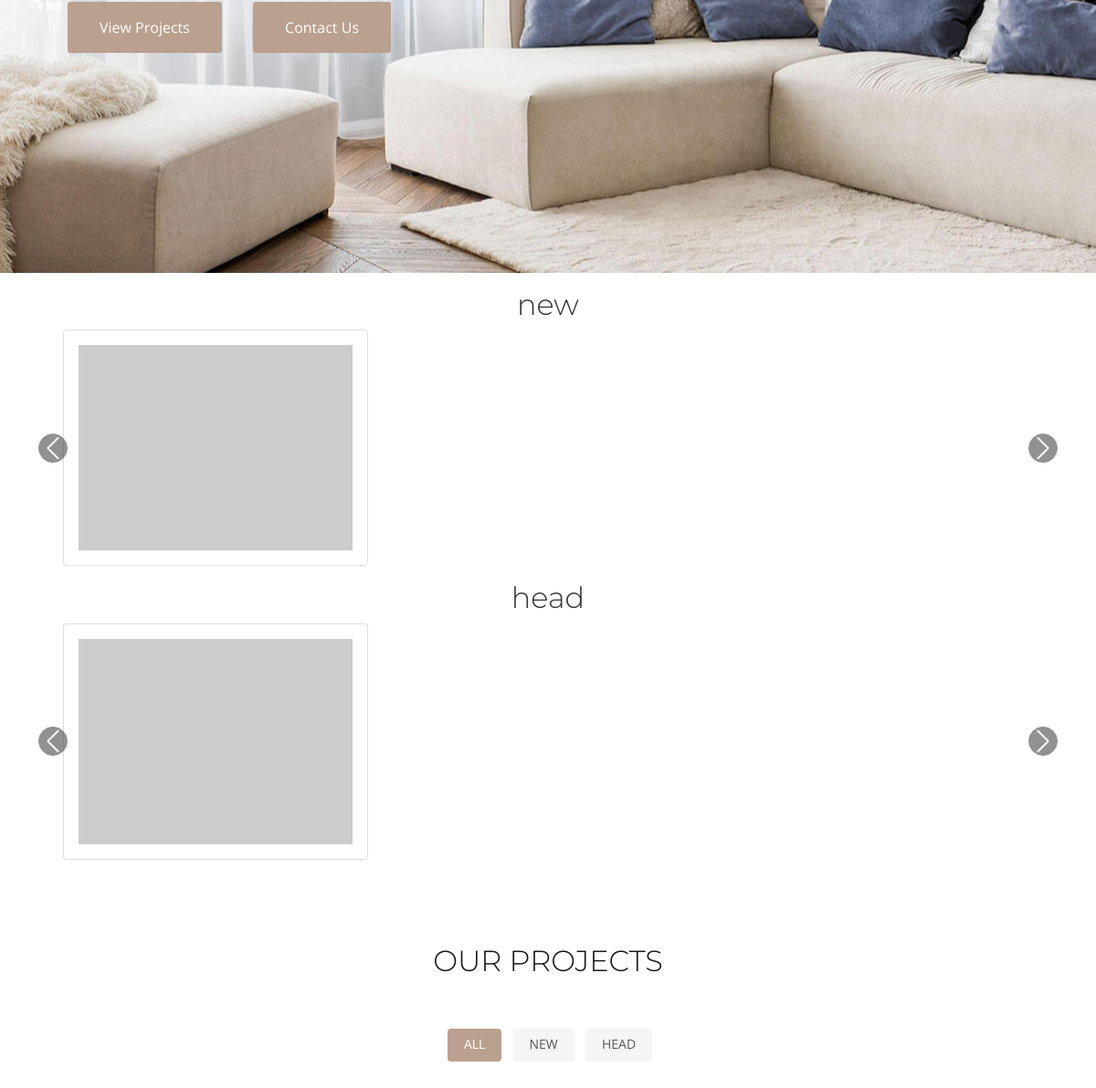
The app's page / (middle part), older data.
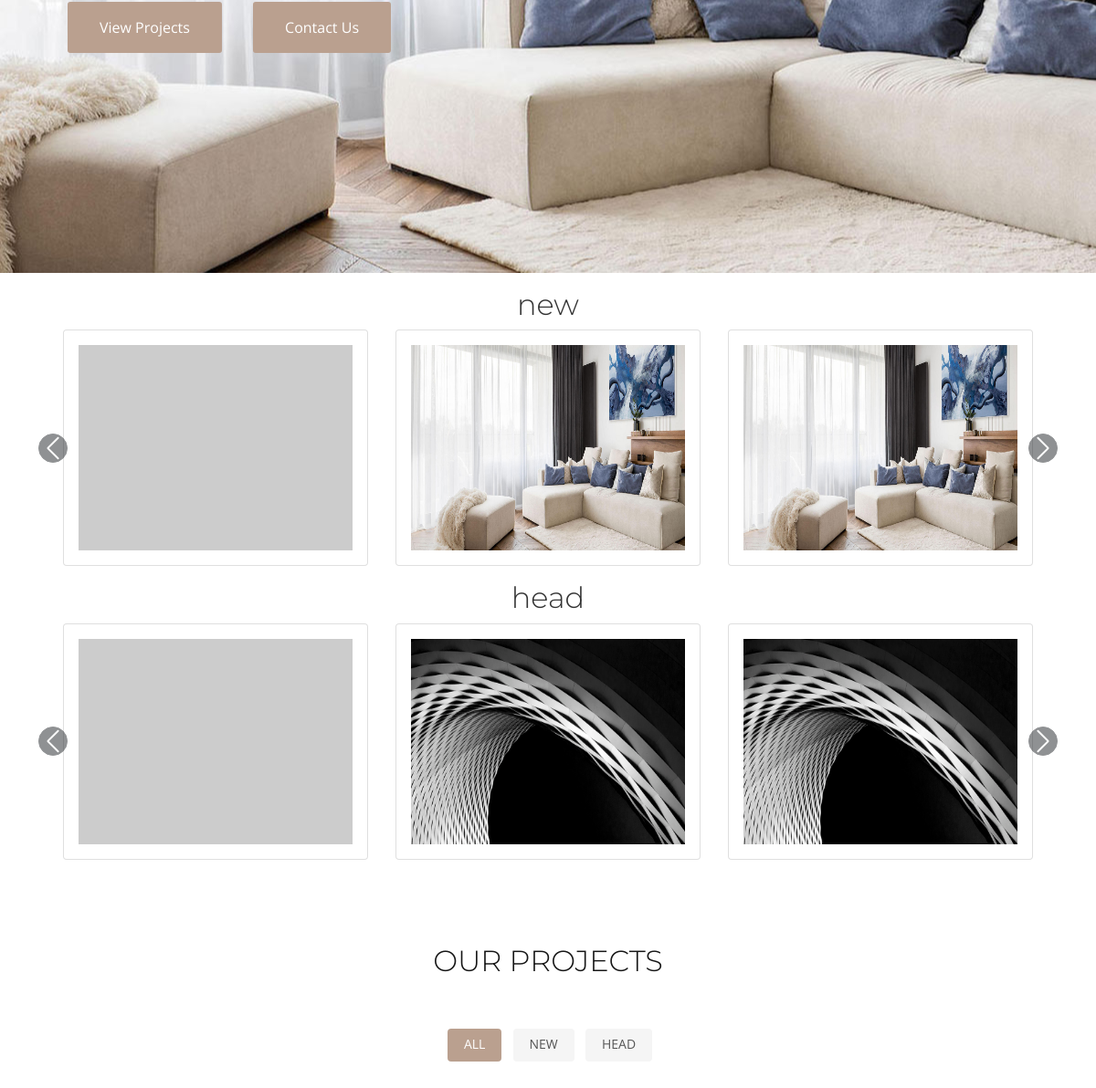
The same page, newer data.
### main/models.py (models this page shows, shortened)
class Header(models.Model):
    name            = models.CharField(max_length=20,verbose_name="name of header image")
    image           = models.ImageField(verbose_name="Header Image")
    header_title_1  = models.CharField(max_length=100,verbose_name="Title on Header Page",blank=True)
    header_title_2  = models.CharField(max_length=100,verbose_name=" Big Title on Header Page",blank=True)
    para            = models.CharField(max_length=300,verbose_name="Paragraph on Header Page",blank=True)
    date_created    = models.DateTimeField(auto_now_add=True)
    class Meta:
        ordering = ["-date_created"]

class Category(models.Model):
    name    = models.CharField(max_length=200)
    slug    = models.SlugField(null=True)
    parent  = models.ForeignKey('self',blank=True, null=True ,related_name='children',on_delete=models.CASCADE)
    class Meta:
        unique_together = ('slug', 'parent',)
        verbose_name_plural = "categories"

class Product(models.Model):
    name            = models.CharField(max_length=100,verbose_name="Name of Product")
    img             = models.ForeignKey(ProductImage,on_delete=models.CASCADE)
    disc            = RichTextField(verbose_name="Decription")
    category        = models.ForeignKey(Category,on_delete=models.CASCADE)
    date_created    = models.DateTimeField(auto_now_add=True)
    class Meta:
        ordering = ["-date_created"]

class ProductImage(models.Model):
    name            = models.CharField(max_length=20,verbose_name="name of image",blank=True)
    img             = models.ImageField(verbose_name="Product Image")
    date_created    = models.DateTimeField(auto_now_add=True)
    class Meta:
        ordering = ["-date_created"]

### main/views.py (the view)
# urls.py: path("",home,name="home"),
def home(request):
    context = {
        "headers":Header.objects.all()[:1],
        "categories":Category.objects.all(),
        "projects": Projects.objects.all(),
        "testimonials":Testimonial.objects.all(),
        "address":Address.objects.all()[:1],
        "product_first":Product.objects.all()[:1],
        "products":Product.objects.all()[1:]
    }
    return render(request,"index.html",context)

### templates/index.html (shortened to what this page needs)
{% extends "base.html" %}
{% block content %}
{% load static %}
<div class="main-content">
    {% for head_content in headers %}
    <div id="rs-banner" class="rs-banner style2"
        style="background-image: url({{head_content.image.url}}); background-position:center;">
        <div class="container">
            <div class="content-part">
                <ul class="btn-part mt-30">
                    <li><a class="readon view wow fadeInLeft" data-wow-delay="3000ms" data-wow-duration="4000ms"
                            href="#projects">View Projects</a></li>
                    <li><a class="readon view wow fadeInDown" data-wow-delay="2800ms" data-wow-duration="3500ms"
                            href="#contact">Contact Us</a></li>
                </ul>
            </div>
        </div>
    </div>
    {% endfor %}
    {% include 'slider_1.html' %}
    {% include 'projects.html' %}
    {% endblock content %}

### templates/base.html (shortened to what this page needs)
<!DOCTYPE html>
<html lang="zxx">
<head>
    {% include 'head.html' %}
</head>
<body class="defult-home">
    {% block content %}{% endblock content %}
</body>
</html>

### templates/head.html (shortened to what this page needs)
{% load static %}
<link rel="stylesheet" href="https://stackpath.bootstrapcdn.com/bootstrap/4.4.1/css/bootstrap.min.css">
<link rel="stylesheet" type="text/css" href="{% static 'css/css-font-awesome.min.css' %}">
<link rel="stylesheet" type="text/css" href="{% static 'css/fonts-flaticon.css' %}">
<link rel="stylesheet" type="text/css" href="{% static 'css/css-animate.css' %}">
<link rel="stylesheet" type="text/css" href="{% static 'css/css-owl.carousel.css' %}">
<link rel="stylesheet" type="text/css" href="{% static 'css/css-slick.css' %}">
<link rel="stylesheet" type="text/css" href="{% static 'css/css-off-canvas.css' %}">
<link rel="stylesheet" type="text/css" href="{% static 'css/css-magnific-popup.css' %}">
<link rel="stylesheet" href="{% static 'css/css-rsmenu-main.css' %}">
<link rel="stylesheet" type="text/css" href="{% static 'css/css-nivo-slider.css' %}">
<link rel="stylesheet" type="text/css" href="{% static 'css/css-preview.css' %}">
<link rel="stylesheet" type="text/css" href="{% static 'css/css-rs-spacing.css' %}">
<link rel="stylesheet" type="text/css" href="{% static 'css/archtek-style.css' %}">
<link rel="stylesheet" type="text/css" href="{% static 'css/css-responsive.css' %}">
<link href="{% static 'assets/vendor/aos/aos.css' %}" rel="stylesheet">
<link href="{% static 'assets/vendor/bootstrap/css/bootstrap.min.css' %}" rel="stylesheet">
<link href="{% static 'assets/vendor/bootstrap-icons/bootstrap-icons.css' %}" rel="stylesheet">
<link href="{% static 'assets/vendor/boxicons/css/boxicons.min.css' %}" rel="stylesheet">
<link href="{% static 'assets/vendor/glightbox/css/glightbox.min.css' %}" rel="stylesheet">
<link href="{% static 'assets/vendor/swiper/swiper-bundle.min.css' %}" rel="stylesheet">
<link href="{% static 'assets/css/style.css' %}" rel="stylesheet">

### templates/menu.html (shortened to what this page needs)
{% load static %}

### templates/canvas.html (shortened to what this page needs)
{% load static %}

### templates/slider_1.html (shortened to what this page needs)
{% for cat in  categories %}
    <div class="container text-center my-3">
        <h2 class="font-weight-light">{{cat.name}}</h2>
        <div class="row mx-auto my-auto">
            <div id="Carousel_{{cat.id}}" class="carousel slide w-100" data-ride="carousel">
                <div class="carousel-inner w-100" role="listbox">
                    <div class="carousel-item active">
                        <div class="col-md-4">
                            <div class="card card-body">
                                <img class="img-fluid" style="height: 225px;" src="https://i.picsum.photos/id/1068/7117/4090.jpg?hmac=Y6xHXrzHsNlbRTbhzZ53Yk-Ux9lUECBLbbP4wb5a1qY">
                            </div>
                        </div>
                    </div>
                    {% for prod in products %}
                    {% if prod.category.id == cat.id %}
                    <div class="carousel-item">
                        <div class="col-md-4">
                            <div class="card card-body">
                                <img class="img-fluid" style="height: 225px;" src="{{prod.img.img.url }}">
                            </div>
                        </div>
                    </div>
                    {% endif %}
                    {% endfor %}
                </div>
                <a class="carousel-control-prev w-auto" href="#Carousel_{{cat.id}}" role="button" data-slide="prev">
                    <span class="carousel-control-prev-icon bg-dark border border-dark rounded-circle" aria-hidden="true"></span>
                </a>
                <a class="carousel-control-next w-auto" href="#Carousel_{{cat.id}}" role="button" data-slide="next">
                    <span class="carousel-control-next-icon bg-dark border border-dark rounded-circle" aria-hidden="true"></span>
                </a>
            </div>
        </div>
    </div>
{% endfor %}

### templates/projects.html (shortened to what this page needs)
{%load static %}
<section id="projects" class="portfolio">
    <div class="container text-center my-3">
      <div class="section-title" data-aos="fade-up">
        <h2 class="font-weight-light">Our Projects</h2>
      </div>
      <div class="row" data-aos="fade-up" data-aos-delay="100">
        <div class="col-lg-12 d-flex justify-content-center">
          <ul id="portfolio-flters">
            <li data-filter="*" class="filter-active">All</li>
            {% for cat in categories %}
            <li data-filter=".filter-{{ cat.name }}">{{ cat.name }}</li>
            {% endfor %}
          </ul>
        </div>
      </div>
    </div>
  </section>

### templates/testimonial.html (shortened to what this page needs)
{% load static %}

### templates/scripts.html (shortened to what this page needs)
{% load static %}

### static/assets/css/style.css (style rules this page uses)
body { font-family: "Open Sans", sans-serif; color: #555555; }
a { text-decoration: none; color: #baa08f; }
h1, h2, h3, h4, h5, h6 { font-family: "Montserrat", sans-serif; }
section { padding: 60px 0; overflow: hidden; }
.section-title { text-align: center; padding-bottom: 40px; }
.section-title h2 { font-size: 32px; font-weight: bold; text-transform: uppercase; margin-bottom: 15px; padding-bottom: 0; color: #151515; }
.portfolio #portfolio-flters { padding: 0; margin: 0 auto 25px auto; list-style: none; text-align: center; }
.portfolio #portfolio-flters li { cursor: pointer; display: inline-block; padding: 10px 18px 12px 18px; font-size: 14px; font-weight: 400; line-height: 1; text-transform: uppercase; color: #555555; transition: all 0.3s ease-in-out; margin: 0 4px 10px 4px; background: whitesmoke; border-radius: 4px; }
.portfolio #portfolio-flters li:hover, .portfolio #portfolio-flters li.filter-active { background: #baa08f; color: #fff; }
.portfolio #portfolio-flters li:last-child { margin-right: 0; }

### templates/head.html (style rules this page uses)
.carousel-inner .carousel-item.active, .carousel-inner .carousel-item-next, .carousel-inner .carousel-item-prev { display: flex; }

### templates/feedback.html (style rules this page uses)
a { margin: auto }

Row changes from the older to the newer data that the page shows:
added Product: img.img (picture), shown under Category "new"
added Product: img.img (picture), shown under Category "new"
added Product: img.img (picture), shown under Category "head"
added Product: img.img (picture), shown under Category "head"
